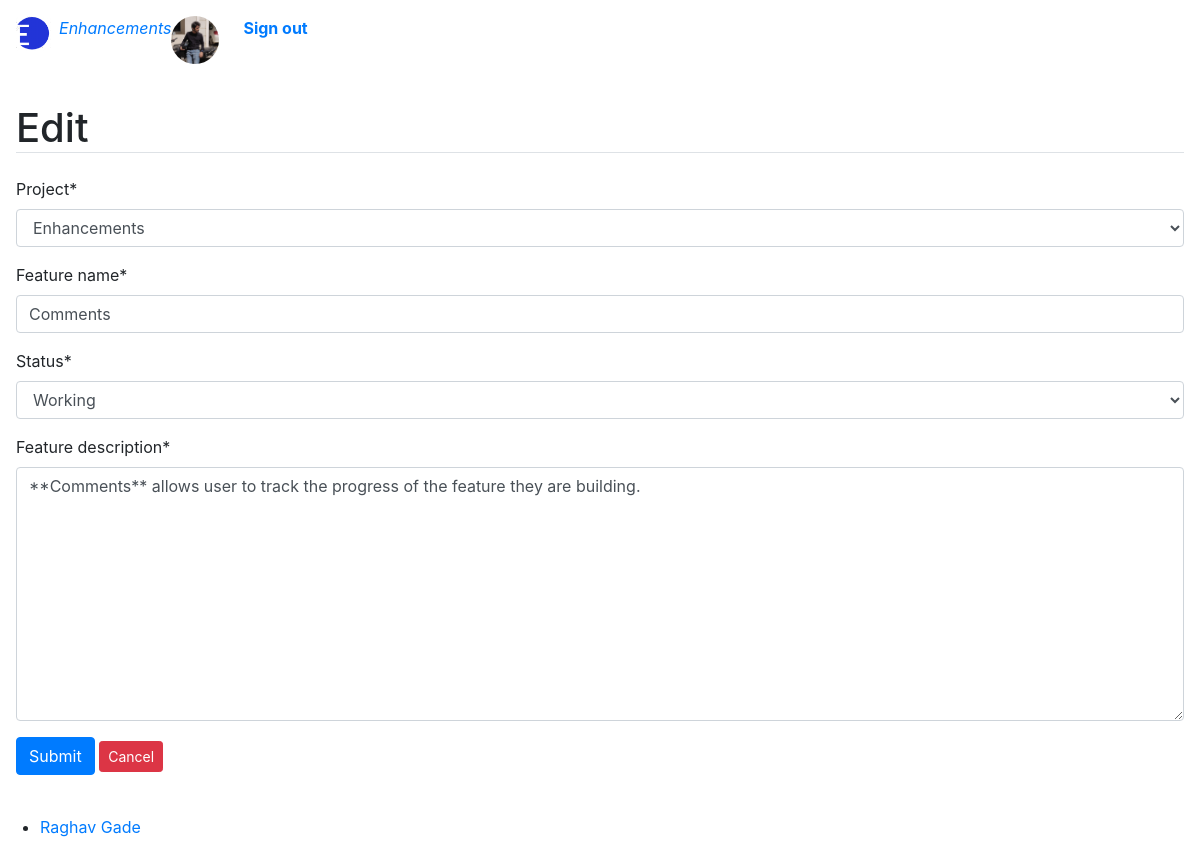
/featureedit/4 (signed in), run on an earlier commit of the app's database.
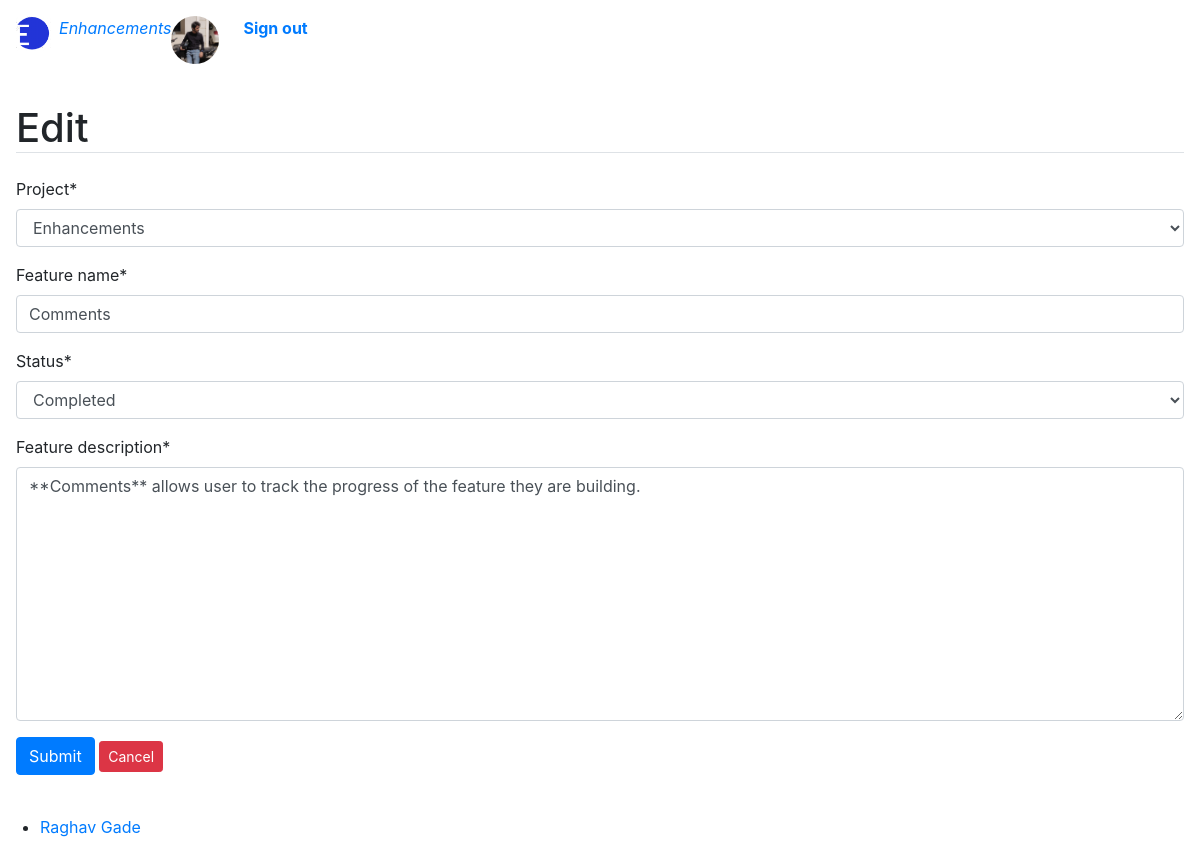
And on a later commit of the database.
### base/models.py (models this page shows, shortened)
class Feature(models.Model):
    STATUS = (
        ('Working','Working'),
        ('Discarded','Discarded'),
        ('Completed','Completed'),
    )
    feature_id = models.ForeignKey(Project,null=False,on_delete=models.CASCADE)
    tracking_id = HashidAutoField(min_length=8,primary_key=True,alphabet="0123456789abcdefghijklmnopqrstuvwxyz",salt="Sakura says but she doesn't mean it bolte")
    feature_name = models.CharField(max_length=50,null=False,default='New Feature')
    feature_description = MDTextField()
    date_created = models.DateTimeField(auto_now_add=True)
    updated_at = models.DateTimeField(auto_now=True)
    status = models.CharField(max_length=20,null=False,choices=STATUS,default="Queued")

### base/views.py (the view)
# urls.py: path('featureedit/<str:tracking_id>', views.featureedit, name="featureedit"),
@login_required(login_url='signin')
def featureedit(request,tracking_id):
    feature = Feature.objects.get(tracking_id=tracking_id)
    form = FeatureForm(instance=feature)
    if request.method == 'POST':
        form = FeatureForm(request.POST, request.FILES, instance=feature)
        if form.is_valid():
            form.save()
            messages.info(request, 'Updated.')
            return redirect('features')
    context = {
        'form' : form,
        'feature': feature
        }
    return render(request,'base/featureedit.html', context)

### base/forms.py
class FeatureForm(ModelForm):
    class Meta:
        model = Feature
        fields = ['feature_id','feature_name','status', 'feature_description']
        labels = {
            'feature_id': _('Project'),
        }
        widgets ={
            'feature_name' : TextInput(
                attrs={'placeholder':'Feature name'}),
            'project_description' : Textarea(
                attrs={'placeholder': 'Add feature description'}
            )
            }

### base/models.py (called while the page is built)
    def __str__(self):
        return str(self.project_title)

### base/templates/base/featureedit.html (shortened to what this page needs)
{% extends 'base/main.html'%}
{% load static %}
{% block content%}
{% load crispy_forms_tags%}
<main class="container-lg px-3 pb-4">
    <h1 class="border-bottom h1 my-3 my-lg-4">Edit</h1>
        <form action="" autocomplete="off" method="POST">
            {{ form|crispy }}
            <button type="submit" class="btn btn-primary">Submit</button>
            <a class="btn btn-sm btn-danger "  href="{% url 'specificfeature' feature.tracking_id %}">Cancel</a>
        </form>
</main>
{% endblock%}

What changed in the data, as far as the page shows it:
changed Feature "Enhancements": status "Working" → "Completed"
